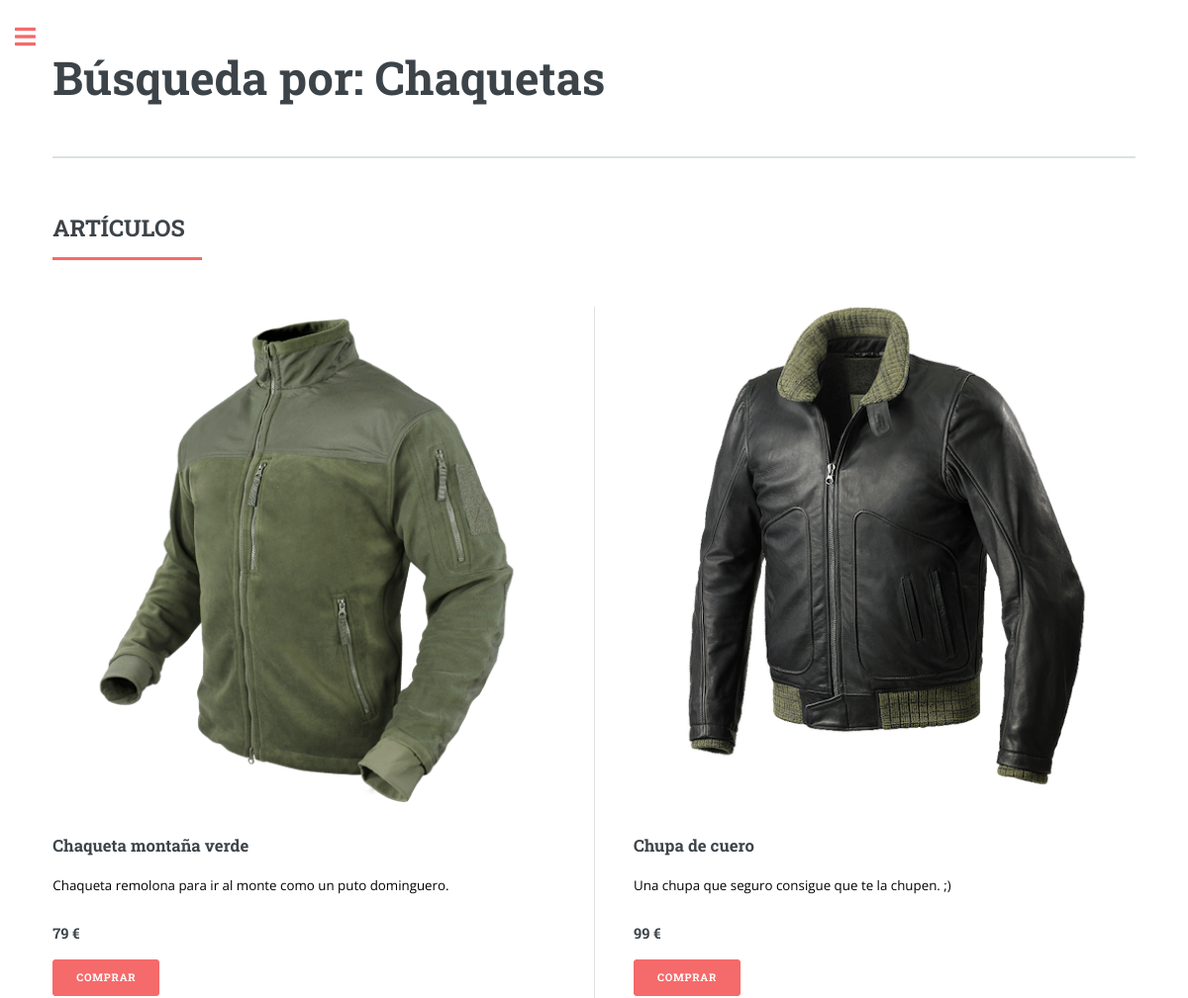
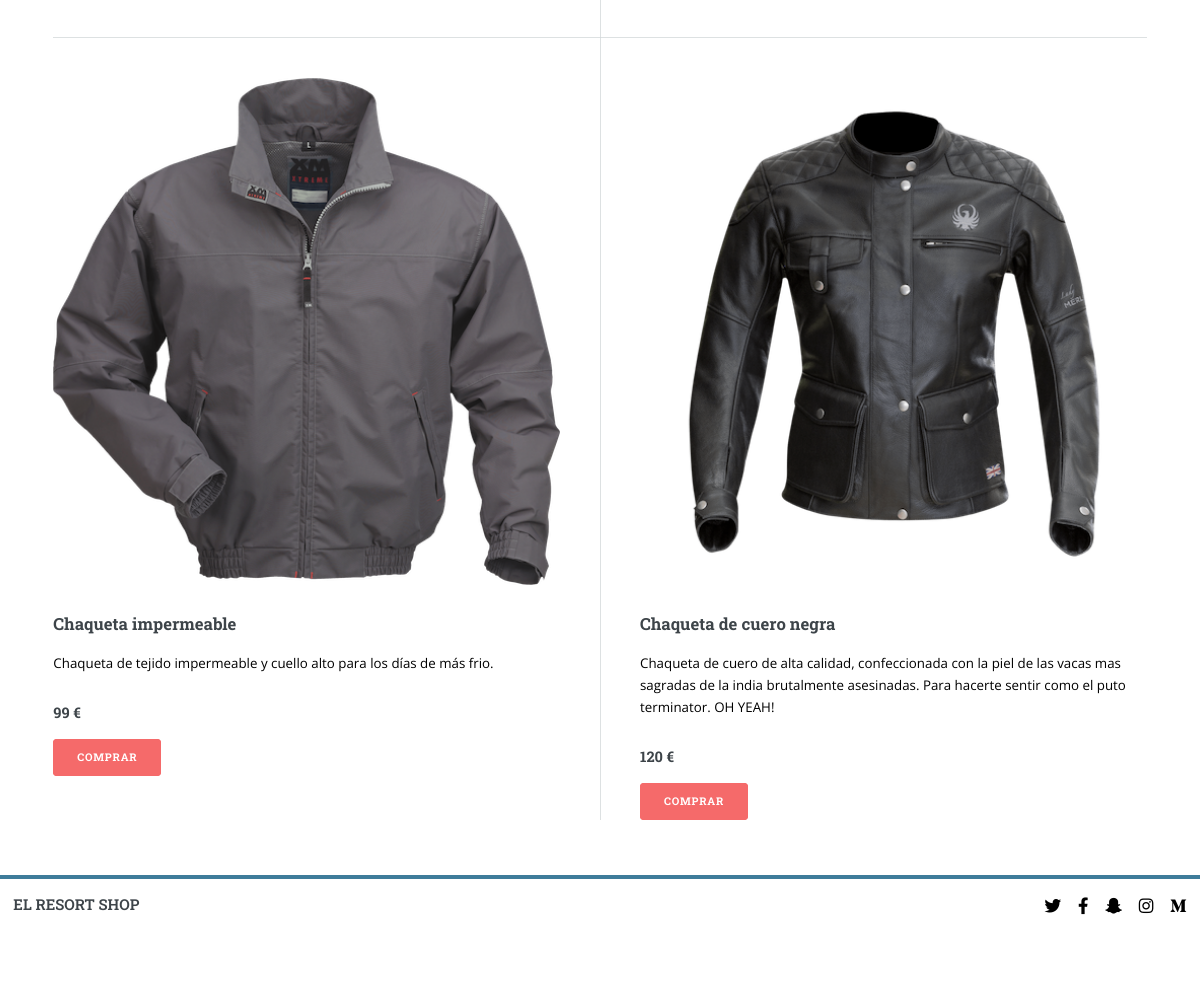
Page /elresortShop/Hombre/Chaquetas/ on the earlier database version (2 pictures, top to bottom).
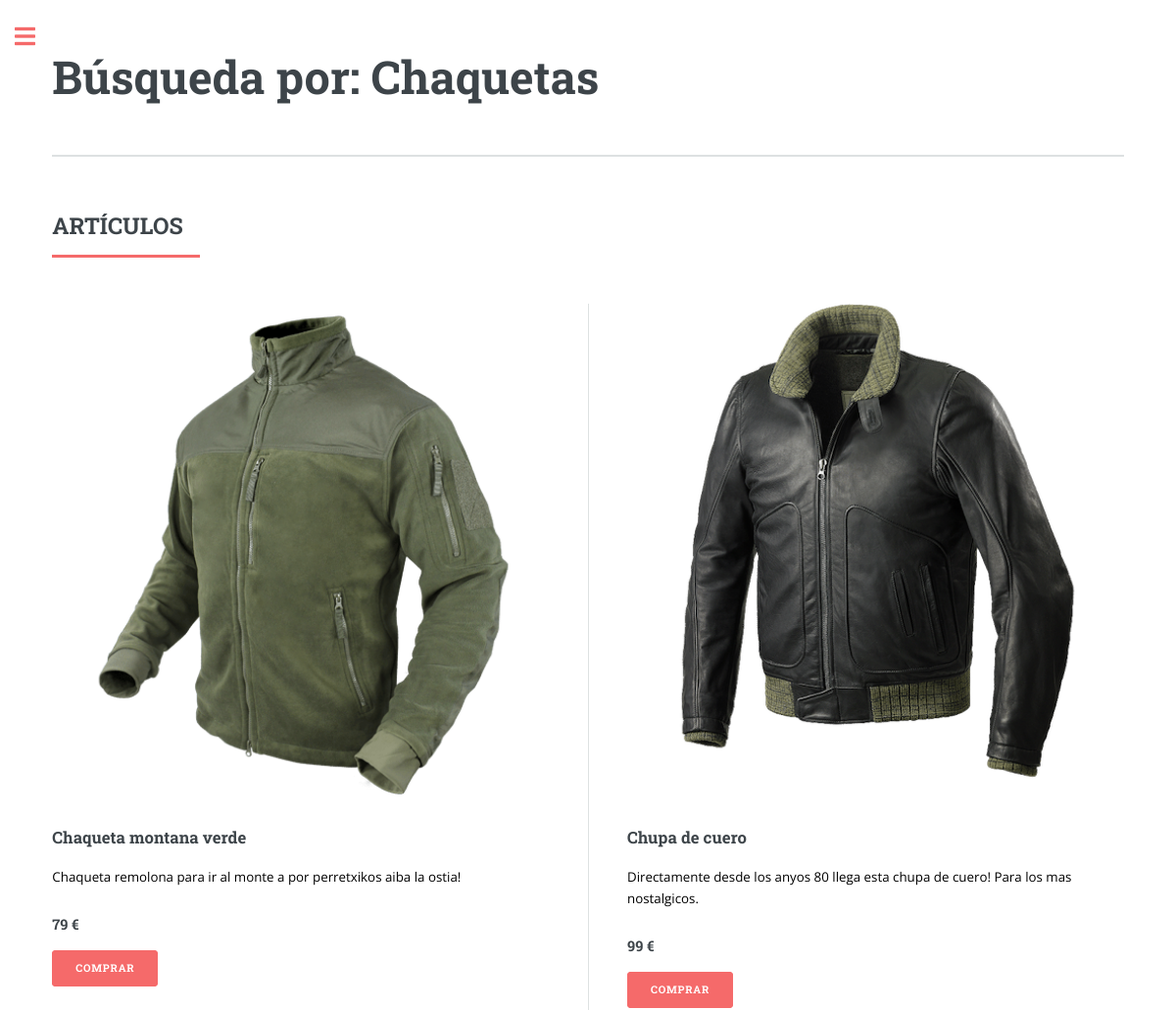
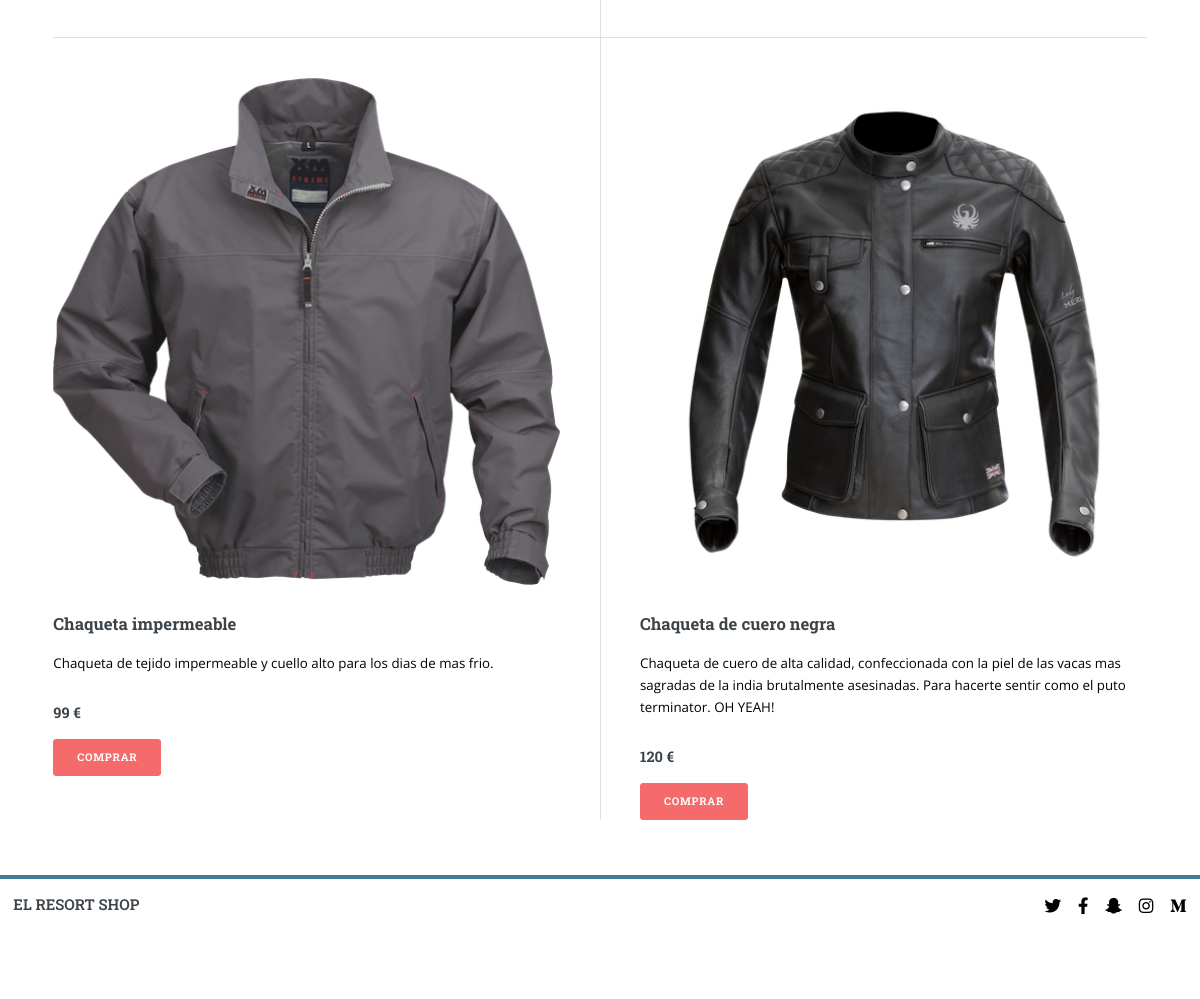
Same page on the later database version (2 pictures, top to bottom).
### appelresortShop/models.py (models this page shows, shortened)
class Item(models.Model):
        nombre = models.CharField(max_length=50) #ATENCIÓN!! cada item subido tiene que estar en una colección
        descripcion = models.TextField(default="")
        categoria = models.CharField(max_length=50) # Pantalón, Falda, Camiseta, Camisa...
        precio = models.IntegerField()
        oferta = models.ForeignKey(Oferta, on_delete=models.CASCADE)
        fecha_insertado = models.DateField() # Fecha en la que fue insertado
        imagen = models.ImageField(upload_to ='uploads/') # Imagen del item
        COLORES = (
        ('Bl', 'Blanco'),
        ('N', 'Negro'),
        ('Rj', 'Rojo'),
        ('Rs', 'Rosa'),
        ('Am', 'Amarillo'),
        ('Nj', 'Naranja'),
        ('Az', 'Azul'),
        ('Mrr', 'Marrón'),
        ('Mor', 'Morado'),
        ('V', 'Verde'),
        ('Gr', 'Gris'),
        )
        GENEROS = (      # Mirar documentación de 'choices' en https://docs.djangoproject.com/en/3.1/topics/db/models/
        ('M', 'Hombre'),
        ('F', 'Mujer'),
        ('U', 'Unisex'),
        )
        color = models.CharField(max_length=3, choices=COLORES) # Color del item
        genero = models.CharField(max_length=1, choices=GENEROS)

### appelresortShop/views.py (the view)
# urls.py: path('<str:genero>/<str:tipo>/', views.articulos, name = 'articulos'), # El ultimo por que sino coge por defecto el str:genero como cualquier cadena que se meta
def articulos(request, genero, tipo):
    items = Item.objects.all()
    lista_items = []
    if genero == 'Hombre':
        genero = 'M'
    elif genero == 'Mujer':
        genero = 'F'
    if tipo == 'Jerseis':
        tipo = 'Jerséis'
    elif tipo == 'Banadores':
        tipo = 'Bañadores y ropa de baño'
    for i in items:
        if(i.categoria== tipo and i.genero == genero):
            lista_items.append(i)
    context = {"lista_items": lista_items, "nombre_categoria": tipo}
    return render(request, 'articulos.html', context)

### appelresortShop/templates/articulos.html
{% extends "base.html" %}
{% load static %}
		{% block cabecera %}
		<header id="header">
			<a href="{% url 'index' %}" class="logo"><strong>EL RESORT SHOP</strong></a>
			<ul class="icons">
				<li><a href="#" class="icon brands fa-twitter"><span class="label">Twitter</span></a></li>
				<li><a href="#" class="icon brands fa-facebook-f"><span class="label">Facebook</span></a></li>
				<li><a href="#" class="icon brands fa-snapchat-ghost"><span class="label">Snapchat</span></a></li>
				<li><a href="#" class="icon brands fa-instagram"><span class="label">Instagram</span></a></li>
				<li><a href="#" class="icon brands fa-medium-m"><span class="label">Medium</span></a></li>
			</ul>
		</header>
		{% endblock %}
	{% block banner %}
		<section id="banner">
			<div class="content">
				<header>
					<h1>Búsqueda por: {{nombre_categoria}}<br /></h1>
				</header>
			</div>
		</section>
	{% endblock %}
	{% block seccion1 %}
	<section>
		<header class="major">
			<h2>ARTÍCULOS</h2>
		</header>
		<div class="posts">
			{% if lista_items %}
				{% for i in lista_items %}
				<article>
					{% if i.imagen %}
					<a href="{% url 'producto' i.id %}" class="image"><img src="{{ i.imagen.url }}" alt="" /></a>
					{% endif %}
					<h3>{{i.nombre }}</h3>
					<p>{{i.descripcion}}</p>
					<h4>{{i.precio}} €</h4>
					<ul class="actions">
						<li><a href="{% url 'producto' i.id %}" class="button">Comprar</a></li>
					</ul>
				</article>
				{% endfor %}
			{% else %}
			<article>
				<h3>NO HAY ITEMS</h3>
				<p>Actualmente no disponemos de artículos tipo {{nombre_categoria}}.</p>
			</article>
			{% endif %}
		</div>
	</section>
	{% endblock %}

Differences in the rows shown:
changed Item: nombre "Chaqueta montaña verde" → "Chaqueta montana verde"; descripcion "Chaqueta remolona para ir al monte como un puto dominguero." → "Chaqueta remolona para ir al monte a por perretxikos aiba la ostia!"
changed Item "Chupa de cuero": descripcion "Una chupa que seguro consigue que te la chupen. ;)" → "Directamente desde los anyos 80 llega esta chupa de cuero! Para los mas nostalgicos."
changed Item "Chaqueta impermeable": descripcion "Chaqueta de tejido impermeable y cuello alto para los días de más frio." → "Chaqueta de tejido impermeable y cuello alto para los dias de mas frio."
